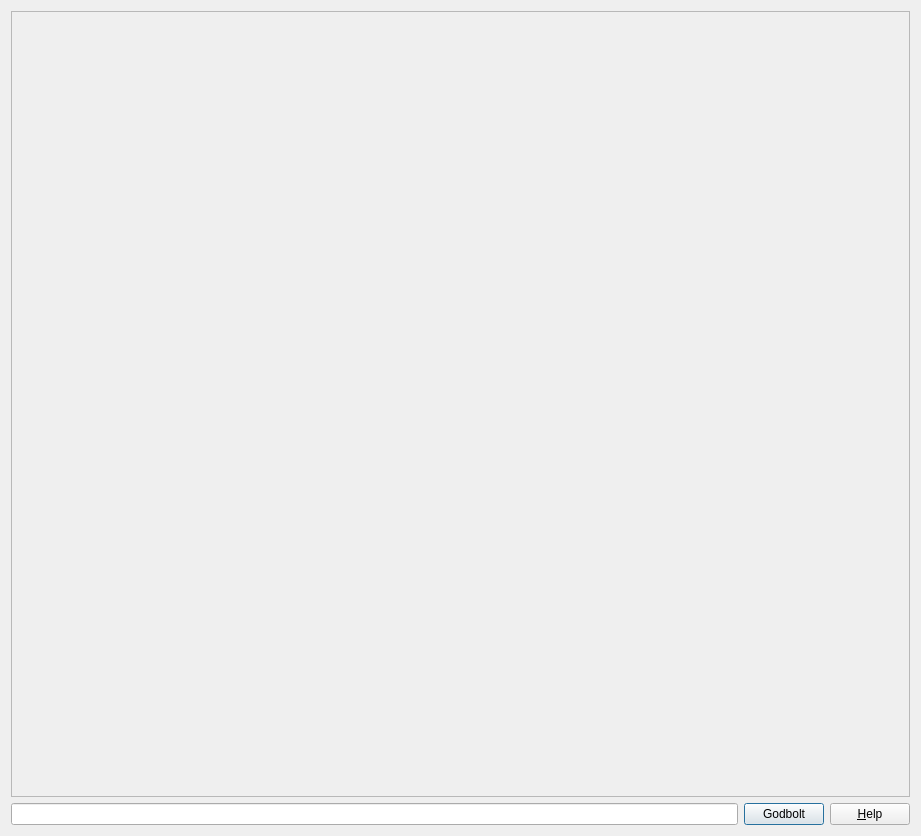
<?xml version="1.0" encoding="UTF-8"?>
<ui version="4.0">
 <class>VTILDialog</class>
 <widget class="QDialog" name="VTILDialog">
  <property name="geometry">
   <rect>
    <x>0</x>
    <y>0</y>
    <width>921</width>
    <height>836</height>
   </rect>
  </property>
  <property name="windowTitle">
   <string>LLVM IR</string>
  </property>
  <property name="windowIcon">
   <iconset resource="resources.qrc">
    <normaloff>:/images/necromancer.svg</normaloff>:/images/necromancer.svg</iconset>
  </property>
  <layout class="QVBoxLayout" name="verticalLayout">
   <item>
    <widget class="QsciScintilla" name="editorBitcode">
     <property name="sizePolicy">
      <sizepolicy hsizetype="Preferred" vsizetype="Expanding">
       <horstretch>0</horstretch>
       <verstretch>0</verstretch>
      </sizepolicy>
     </property>
     <property name="frameShape">
      <enum>QFrame::StyledPanel</enum>
     </property>
     <property name="frameShadow">
      <enum>QFrame::Raised</enum>
     </property>
    </widget>
   </item>
   <item>
    <layout class="QHBoxLayout" name="horizontalLayout">
     <item>
      <widget class="QLineEdit" name="lineEditStatus">
       <property name="font">
        <font>
         <family>Lucida Console</family>
        </font>
       </property>
       <property name="readOnly">
        <bool>true</bool>
       </property>
      </widget>
     </item>
     <item>
      <widget class="QPushButton" name="buttonGodbolt">
       <property name="text">
        <string>Godbolt</string>
       </property>
      </widget>
     </item>
     <item>
      <widget class="QPushButton" name="buttonHelp">
       <property name="text">
        <string>&amp;Help</string>
       </property>
      </widget>
     </item>
    </layout>
   </item>
  </layout>
 </widget>
 <customwidgets>
  <customwidget>
   <class>QsciScintilla</class>
   <extends>QFrame</extends>
   <header location="global">Qsci/qsciscintilla.h</header>
   <container>1</container>
  </customwidget>
 </customwidgets>
 <resources>
  <include location="resources.qrc"/>
 </resources>
 <connections/>
</ui>
